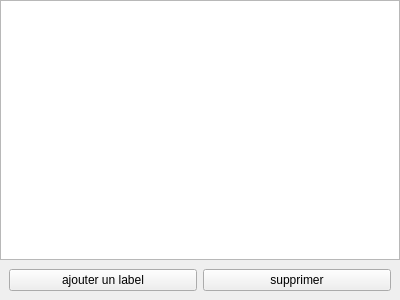
<?xml version="1.0" encoding="UTF-8"?>
<ui version="4.0">
 <class>Aline::ProjectLabelsDockWidget</class>
 <widget class="QDockWidget" name="Aline::ProjectLabelsDockWidget">
  <property name="geometry">
   <rect>
    <x>0</x>
    <y>0</y>
    <width>400</width>
    <height>300</height>
   </rect>
  </property>
  <property name="windowTitle">
   <string>Labels</string>
  </property>
  <widget class="QWidget" name="dockWidgetContents">
   <layout class="QVBoxLayout" name="verticalLayout">
    <property name="spacing">
     <number>0</number>
    </property>
    <property name="leftMargin">
     <number>0</number>
    </property>
    <property name="topMargin">
     <number>0</number>
    </property>
    <property name="rightMargin">
     <number>0</number>
    </property>
    <property name="bottomMargin">
     <number>0</number>
    </property>
    <item>
     <widget class="QTreeView" name="treeView"/>
    </item>
    <item>
     <widget class="QWidget" name="widget" native="true">
      <layout class="QHBoxLayout" name="horizontalLayout">
       <item>
        <widget class="QPushButton" name="addLabelButton">
         <property name="text">
          <string>ajouter un label</string>
         </property>
        </widget>
       </item>
       <item>
        <widget class="QPushButton" name="deleteLabelButton">
         <property name="text">
          <string>supprimer</string>
         </property>
        </widget>
       </item>
      </layout>
     </widget>
    </item>
   </layout>
  </widget>
 </widget>
 <resources/>
 <connections/>
</ui>
